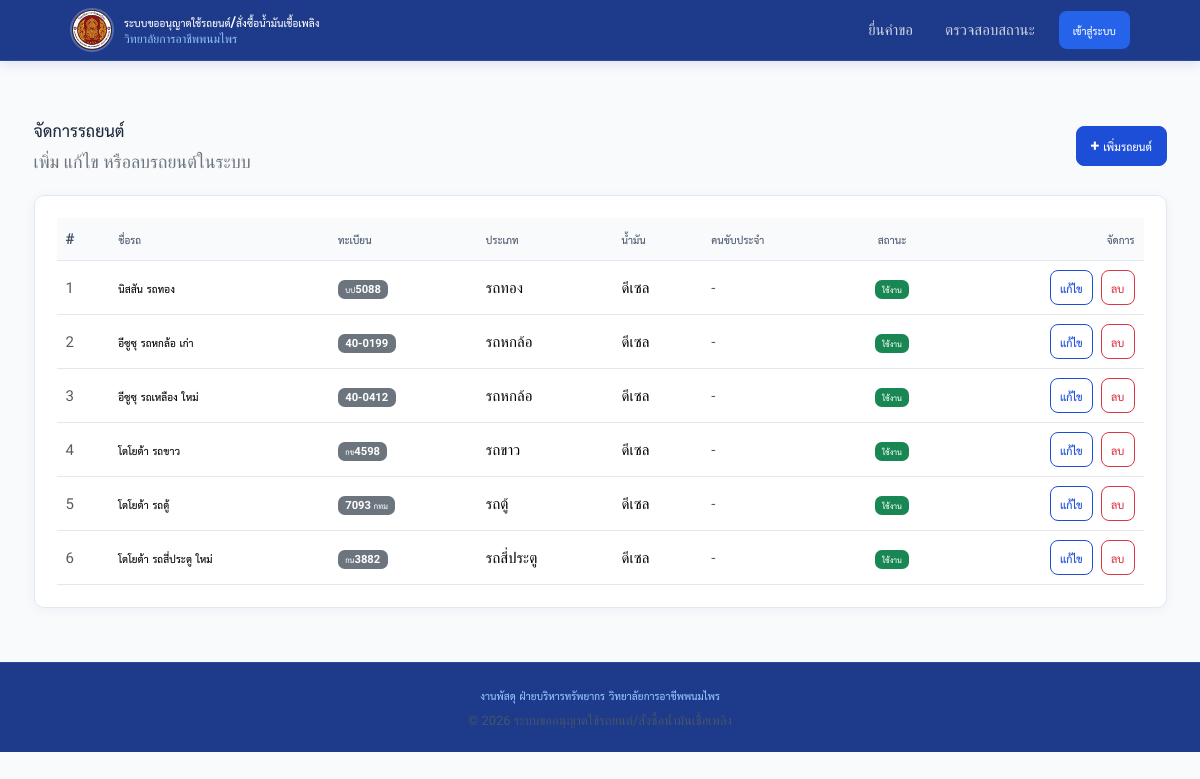
/carrequest/manage/vehicles (signed in), run on the app's committed database.
### tables this page shows
CREATE TABLE vehicles (
    id BIGINT UNSIGNED AUTO_INCREMENT PRIMARY KEY,
    vehicle_name VARCHAR(120) NOT NULL,
    license_plate VARCHAR(50) NOT NULL UNIQUE,
    vehicle_type VARCHAR(80) NULL,
    fuel_type ENUM('gasoline_91', 'gasoline_95', 'diesel', 'engine_oil', 'other') NOT NULL DEFAULT 'diesel',
    default_driver_name VARCHAR(150) NULL,
    is_active TINYINT(1) NOT NULL DEFAULT 1,
    notes TEXT NULL,
    created_at TIMESTAMP NOT NULL DEFAULT CURRENT_TIMESTAMP,
    updated_at TIMESTAMP NOT NULL DEFAULT CURRENT_TIMESTAMP ON UPDATE CURRENT_TIMESTAMP,
    INDEX idx_vehicles_active (is_active),
    INDEX idx_vehicles_fuel_type (fuel_type)
);

### app/helpers.php (called while the page is built, shortened)
<?php
function config(string $name): array
{
    static $items = [];
    if (!isset($items[$name])) {
        $path = dirname(__DIR__) . '/config/' . $name . '.php';
        $items[$name] = require $path;
    }
    return $items[$name];
}
function render(string $template, array $data = [], int $statusCode = 200): void
{
    $path = dirname(__DIR__) . '/app/Views/' . $template . '.php';
    extract($data, EXTR_SKIP);
    require $path;
}
function e(?string $value): string
{
    return htmlspecialchars((string) $value, ENT_QUOTES, 'UTF-8');
}

### app/Controllers/VehicleController.php (called while the page is built, shortened)
<?php
final class VehicleController
{
    public function index(): void
    {
        $vehicles = Database::connection()
            ->query('SELECT * FROM vehicles ORDER BY vehicle_name ASC')
            ->fetchAll();
        render('admin/vehicles/index', [
            'title'       => 'จัดการรถยนต์',
            'user'        => require_auth(),
            'vehicles'    => $vehicles,
            'fuelOptions' => self::FUEL_OPTIONS,
            'flash'       => $this->flash(),
        ]);
    }
    private function flash(): array
    {
        $data = [
            'success' => $_SESSION['flash_success'] ?? null,
            'error'   => $_SESSION['flash_error']   ?? null,
        ];
        return $data;
    }
}

### index.php (called while the page is built, shortened)
<?php
$router = new Router();
$router->dispatch($_SERVER['REQUEST_METHOD'], $_SERVER['REQUEST_URI']);

### app/Database.php (called while the page is built)
<?php
final class Database
{
    private static ?PDO $connection = null;
    public static function connection(): PDO
    {
        if (self::$connection instanceof PDO) {
            return self::$connection;
        }
        $config = config('database');
        $dsn = sprintf(
            'mysql:host=%s;port=%d;dbname=%s;charset=%s',
            $config['host'],
            $config['port'],
            $config['database'],
            $config['charset']
        );
        self::$connection = new PDO($dsn, $config['username'], $config['password'], [
            PDO::ATTR_ERRMODE => PDO::ERRMODE_EXCEPTION,
            PDO::ATTR_DEFAULT_FETCH_MODE => PDO::FETCH_ASSOC,
            PDO::ATTR_EMULATE_PREPARES => false,
        ]);
        return self::$connection;
    }
}

### config/app.php (called while the page is built)
<?php
$isLocal = in_array($_SERVER['HTTP_HOST'] ?? '', ['localhost', '127.0.0.1']);
return [
    'name'      => 'ระบบขออนุญาตใช้รถยนต์/สั่งซื้อน้ำมันเชื้อเพลิง',
    'base_path' => $isLocal ? '/carrequest' : '',
    'timezone'  => 'Asia/Bangkok',
    'debug'     => $isLocal,
];

### config/database.php (called while the page is built)
<?php
$isLocal = in_array($_SERVER['HTTP_HOST'] ?? '', ['localhost', '127.0.0.1']);
return $isLocal ? [
    'host'     => '127.0.0.1',
    'port'     => 3306,
    'database' => 'carrequest',
    'username' => 'root',
    'password' => '',
    'charset'  => 'utf8mb4',
] : [
    'host'     => '127.0.0.1',
    'port'     => 3306,
    'database' => 'u651170081_carrequest',
    'username' => 'u651170081_carrequest',
    'password' => 'CHANGE_ON_SERVER',
    'charset'  => 'utf8mb4',
];

### app/Views/admin/vehicles/index.php (the view, shortened to what this page needs)
<div class="page-heading d-flex flex-wrap gap-2 justify-content-between align-items-center mb-3">
    <div>
        <h1 class="h3 mb-1">จัดการรถยนต์</h1>
        <p class="text-secondary mb-0">เพิ่ม แก้ไข หรือลบรถยนต์ในระบบ</p>
    </div>
    <button class="btn btn-primary" data-bs-toggle="modal" data-bs-target="#addModal">
        + เพิ่มรถยนต์
    </button>
</div>
<div class="form-section">
    <div class="table-responsive">
        <table class="table table-hover align-middle mb-0">
            <thead>
                <tr>
                    <th>#</th>
                    <th>ชื่อรถ</th>
                    <th>ทะเบียน</th>
                    <th>ประเภท</th>
                    <th>น้ำมัน</th>
                    <th>คนขับประจำ</th>
                    <th class="text-center">สถานะ</th>
                    <th class="text-end">จัดการ</th>
                </tr>
            </thead>
            <tbody>
            <?php foreach ($vehicles as $i => $v): ?>
                <tr class="<?= !$v['is_active'] ? 'table-secondary opacity-60' : '' ?>">
                    <td class="text-muted"><?= $i + 1 ?></td>
                    <td class="fw-semibold"><?= e($v['vehicle_name']) ?></td>
                    <td><span class="badge bg-secondary"><?= e($v['license_plate']) ?></span></td>
                    <td><?= e($v['vehicle_type'] ?? '-') ?></td>
                    <td><?= e($fuelOptions[$v['fuel_type']] ?? $v['fuel_type']) ?></td>
                    <td class="text-muted"><?= e($v['default_driver_name'] ?? '-') ?></td>
                    <td class="text-center">
                        <?php if ($v['is_active']): ?>
                            <span class="badge bg-success">ใช้งาน</span>
                        <?php else: ?>
                            <span class="badge bg-secondary">ปิดใช้งาน</span>
                        <?php endif; ?>
                    </td>
                    <td class="text-end">
                        <button class="btn btn-sm btn-outline-primary me-1"
                            onclick="openEdit(
                                <?= (int)$v['id'] ?>,
                                <?= htmlspecialchars(json_encode($v['vehicle_name']), ENT_QUOTES) ?>,
                                <?= htmlspecialchars(json_encode($v['license_plate']), ENT_QUOTES) ?>,
                                <?= htmlspecialchars(json_encode($v['vehicle_type'] ?? ''), ENT_QUOTES) ?>,
                                <?= htmlspecialchars(json_encode($v['fuel_type']), ENT_QUOTES) ?>,
                                <?= htmlspecialchars(json_encode($v['default_driver_name'] ?? ''), ENT_QUOTES) ?>,
                                <?= htmlspecialchars(json_encode($v['notes'] ?? ''), ENT_QUOTES) ?>,
                                <?= $v['is_active'] ?>
                            )">แก้ไข</button>
                        <form method="post" action="<?= e(config('app')['base_path']) ?>/manage/vehicles/delete" class="d-inline"
                              onsubmit="return confirm('ลบรถ <?= e(addslashes($v['vehicle_name'])) ?> ออกจากระบบ?')">
                            <button class="btn btn-sm btn-outline-danger">ลบ</button>
                        </form>
                    </td>
                </tr>
            <?php endforeach; ?>
            </tbody>
        </table>
    </div>
</div>
<?php
require dirname(dirname(__DIR__)) . '/layout.php';

### app/Router.php (shortened to what this page needs)
<?php
final class Router
{
    private array $routes = [];
    public function dispatch(string $method, string $uri): void
    {
        $path = parse_url($uri, PHP_URL_PATH) ?: '/';
        $basePath = rtrim(config('app')['base_path'], '/');
        if ($basePath !== '' && str_starts_with($path, $basePath)) {
            $path = substr($path, strlen($basePath));
        }
        $path = '/' . trim($path, '/');
        $path = $path === '/' ? '/' : rtrim($path, '/');
        foreach ($this->routes as $route) {
            if ($route['method'] === $method && $route['path'] === $path) {
                call_user_func($route['handler']);
                return;
            }
        }
    }
    private function add(string $method, string $path, callable $handler): void
    {
        $this->routes[] = [
            'method' => $method,
            'path' => $path,
            'handler' => $handler,
        ];
    }
}

### public/assets/home.css (style rules this page uses)
:root { --brand: #1d4ed8; --brand-dark: #1e3a8a; --brand-soft: #eff6ff; --ink: #1e293b; --muted: #64748b; --line: #e2e8f0; --surface: #ffffff; --page: #f8fafc; --success: #059669; --danger: #dc2626; --warning: #d97706; }
html, body { background: var(--page); color: var(--ink); font-family: 'Sarabun', 'THSarabunNew', Tahoma, sans-serif; font-size: 18px; line-height: 1.6; }
button, input, textarea, select, .btn, .form-control, .form-select, .swal2-popup { font-family: 'Sarabun', 'THSarabunNew', Tahoma, sans-serif !important; }
.page-heading { margin-bottom: 18px; }
.page-heading h1 { margin: 0; font-size: 24px; font-weight: 700; color: var(--ink); }
.page-heading p { margin: 4px 0 0; color: var(--muted); }
.form-section { background: var(--surface); border: 1px solid var(--line); border-radius: 10px; padding: 22px; box-shadow: 0 2px 12px rgba(30,58,138,0.05); }
.btn { border-radius: 8px; font-weight: 600; font-size: 16px; }
.btn-primary { background: var(--brand); border-color: var(--brand); }
.btn-outline-primary { color: var(--brand); border-color: var(--brand); }
.table { margin-bottom: 0; }
.table thead th { background: #f8fafc; color: #475569; font-size: 15px; border-bottom: 1px solid var(--line); }
.table td { border-color: #e5e7eb; font-size: 15px; }

### data on the page
vehicles: vehicle_name "นิสสัน รถทอง", license_plate "บป5088", vehicle_type "รถทอง", fuel_type "ดีเซล", default_driver_name "-", is_active "ใช้งาน"
vehicles: vehicle_name "อีซูซุ รถหกล้อ เก่า", license_plate "40-0199", vehicle_type "รถหกล้อ", fuel_type "ดีเซล", default_driver_name "-", is_active "ใช้งาน"
vehicles: vehicle_name "อีซูซุ รถเหลือง ใหม่", license_plate "40-0412", vehicle_type "รถหกล้อ", fuel_type "ดีเซล", default_driver_name "-", is_active "ใช้งาน"
vehicles: vehicle_name "โตโยต้า รถขาว", license_plate "กข4598", vehicle_type "รถขาว", fuel_type "ดีเซล", default_driver_name "-", is_active "ใช้งาน"
vehicles: vehicle_name "โตโยต้า รถตู้", license_plate "7093 กทม", vehicle_type "รถตู้", fuel_type "ดีเซล", default_driver_name "-", is_active "ใช้งาน"
vehicles: vehicle_name "โตโยต้า รถสี่ประตู ใหม่", license_plate "กน3882", vehicle_type "รถสี่ประตู", fuel_type "ดีเซล", default_driver_name "-", is_active "ใช้งาน"
